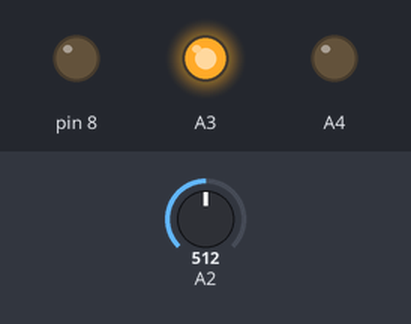
Simulated run of this sketch. Board: Arduino Uno, built with avr-gcc and run on an emulated ATmega328P. Shown: output pins drawn as LEDs (lit = HIGH). Inputs (shaded band) come from the test bench; at power-on: A2 = 512.

Above: at 1.2 s.
1.3 s: A2 set to 13
2.8 s: A2 set to 10
4.3 s: A2 set to 499
5.8 s: A2 set to 522
7.3 s: A2 set to 1006
8.8 s: A2 set to 1023
Timing chart, 0 to 11.3 s (numbered marks = the images above; inputs shaded):
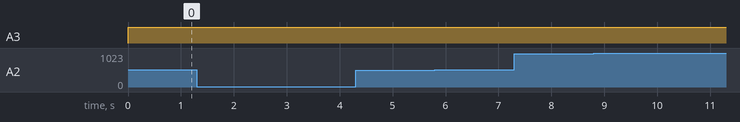

The sketch:

lughtuplightoff---smart.ino
```cpp
void setup() {
  // put your setup code here, to run once:
  Serial.println("Welcome to Arduino!");
  pinMode(A3,OUTPUT);
  pinMode(A4,OUTPUT);
  pinMode(8, OUTPUT);
  Serial.begin(9600);
}
int light;
int lf = 0;
boolean lit = 0;
int num = 0;
void loop() {
  // put your main code here, to run repeatedly:
  digitalWrite(A3, HIGH);
  digitalWrite(A4, LOW);
  light = analogRead(A2);
  if (light-lf>500||lf-light>500) {
     num++;
  }
  if (num == 2) {
    lit = !lit;
    num = 0;
    if (lit==1) {
      Serial.println("Light On!");
    } else {
      Serial.println("Lights Are Off!");
    }
    digitalWrite(8, lit);
    delay(500);
  }
  lf = light;
}
```

Measured:
- after the input at 1.3 s, every drawn part: stays the same
- after the input at 2.8 s, every drawn part: stays the same
- after the input at 4.3 s, every drawn part: stays the same
- after the input at 5.8 s, every drawn part: stays the same
- after the input at 7.3 s, every drawn part: stays the same
- after the input at 8.8 s, every drawn part: stays the same
